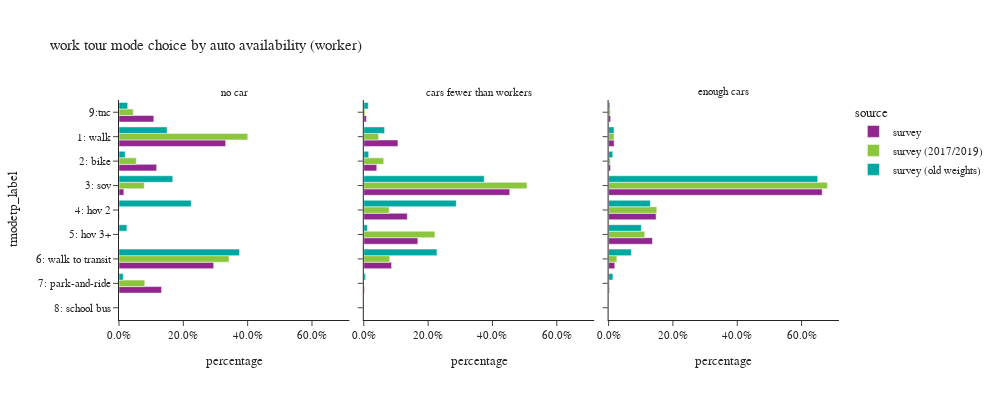

Notebook cell for this chart:
### Code cell
plot_mode_choice(wk_tour.loc[wk_tour['auto_available_worker']!="no worker"],"auto_available_worker",
                 {"auto_available_worker":["no car", "cars fewer than workers","enough cars"],
                     "tmodetp_label":["1: walk","2: bike","3: sov","4: hov 2","5: hov 3+","6: walk to transit",
                                      "7: park-and-ride","8: school bus","9: other–survey only"]},
                 "auto availability (worker)",3,400,1000)

### Figure 1 — Plotly figure (JSON) as saved in the notebook; plotly's stock layout.template omitted (floating-point values rounded to 4 significant figures)
{"data": [{"alignmentgroup": "True", "customdata": [[61], [28], [5], [2], [94], [8], [9]], "hovertemplate": "source=survey<br>auto_available_worker=no car<br>percentage=%{x}<br>tmodetp_label=%{y}<br>sample count=%{customdata[0]}<extra></extra>", "legendgroup": "survey", "marker": {"color": "#91268F", "pattern": {"shape": ""}}, "name": "survey", "offsetgroup": "survey", "orientation": "h", "showlegend": true, "textposition": "auto", "type": "bar", "x": [0.3316, 0.1171, 0.01509, 0.001263, 0.2943, 0.1323, 0.1083], "xaxis": "x", "y": ["1: walk", "2: bike", "3: sov", "4: hov 2", "6: walk to transit", "7: park-and-ride", "9:tnc"], "yaxis": "y"}, {"alignmentgroup": "True", "customdata": [[39], [42], [131], [50], [18], [71], [2], [2]], "hovertemplate": "source=survey<br>auto_available_worker=cars fewer than workers<br>percentage=%{x}<br>tmodetp_label=%{y}<br>sample count=%{customdata[0]}<extra></extra>", "legendgroup": "survey", "marker": {"color": "#91268F", "pattern": {"shape": ""}}, "name": "survey", "offsetgroup": "survey", "orientation": "h", "showlegend": false, "textposition": "auto", "type": "bar", "x": [0.1061, 0.04034, 0.4538, 0.1351, 0.1681, 0.08637, 0.002086, 0.008015], "xaxis": "x2", "y": ["1: walk", "2: bike", "3: sov", "4: hov 2", "5: hov 3+", "6: walk to transit", "7: park-and-ride", "9:tnc"], "yaxis": "y2"}, {"alignmentgroup": "True", "customdata": [[55], [34], [873], [124], [67], [89], [10], [5]], "hovertemplate": "source=survey<br>auto_available_worker=enough cars<br>percentage=%{x}<br>tmodetp_label=%{y}<br>sample count=%{customdata[0]}<extra></extra>", "legendgroup": "survey", "marker": {"color": "#91268F", "pattern": {"shape": ""}}, "name": "survey", "offsetgroup": "survey", "orientation": "h", "showlegend": false, "textposition": "auto", "type": "bar", "x": [0.0172, 0.006044, 0.6642, 0.1478, 0.1365, 0.0192, 0.002659, 0.006426], "xaxis": "x3", "y": ["1: walk", "2: bike", "3: sov", "4: hov 2", "5: hov 3+", "6: walk to transit", "7: park-and-ride", "9:tnc"], "yaxis": "y3"}, {"alignmentgroup": "True", "customdata": [[51], [26], [3], [2], [91], [7], [6]], "hovertemplate": "source=survey (2017/2019)<br>auto_available_worker=no car<br>percentage=%{x}<br>tmodetp_label=%{y}<br>sample count=%{customdata[0]}<extra></extra>", "legendgroup": "survey (2017/2019)", "marker": {"color": "#8CC63E", "pattern": {"shape": ""}}, "name": "survey (2017/2019)", "offsetgroup": "survey (2017/2019)", "orientation": "h", "showlegend": true, "textposition": "auto", "type": "bar", "x": [0.4004, 0.05369, 0.07859, 0.0008123, 0.342, 0.08017, 0.04435], "xaxis": "x", "y": ["1: walk", "2: bike", "3: sov", "4: hov 2", "6: walk to transit", "7: park-and-ride", "9:tnc"], "yaxis": "y"}, {"alignmentgroup": "True", "customdata": [[36], [41], [108], [42], [16], [65], [2]], "hovertemplate": "source=survey (2017/2019)<br>auto_available_worker=cars fewer than workers<br>percentage=%{x}<br>tmodetp_label=%{y}<br>sample count=%{customdata[0]}<extra></extra>", "legendgroup": "survey (2017/2019)", "marker": {"color": "#8CC63E", "pattern": {"shape": ""}}, "name": "survey (2017/2019)", "offsetgroup": "survey (2017/2019)", "orientation": "h", "showlegend": false, "textposition": "auto", "type": "bar", "x": [0.04592, 0.06198, 0.5073, 0.07896, 0.2212, 0.08052, 0.004108], "xaxis": "x2", "y": ["1: walk", "2: bike", "3: sov", "4: hov 2", "5: hov 3+", "6: walk to transit", "9:tnc"], "yaxis": "y2"}, {"alignmentgroup": "True", "customdata": [[54], [40], [852], [127], [62], [95], [10], [4]], "hovertemplate": "source=survey (2017/2019)<br>auto_available_worker=enough cars<br>percentage=%{x}<br>tmodetp_label=%{y}<br>sample count=%{customdata[0]}<extra></extra>", "legendgroup": "survey (2017/2019)", "marker": {"color": "#8CC63E", "pattern": {"shape": ""}}, "name": "survey (2017/2019)", "offsetgroup": "survey (2017/2019)", "orientation": "h", "showlegend": false, "textposition": "auto", "type": "bar", "x": [0.01706, 0.005897, 0.6805, 0.15, 0.1125, 0.02572, 0.002991, 0.005327], "xaxis": "x3", "y": ["1: walk", "2: bike", "3: sov", "4: hov 2", "5: hov 3+", "6: walk to transit", "7: park-and-ride", "9:tnc"], "yaxis": "y3"}, {"alignmentgroup": "True", "customdata": [[165], [38], [13], [14], [4], [403], [3], [19]], "hovertemplate": "source=survey (old weights)<br>auto_available_worker=no car<br>percentage=%{x}<br>tmodetp_label=%{y}<br>sample count=%{customdata[0]}<extra></extra>", "legendgroup": "survey (old weights)", "marker": {"color": "#00A7A0", "pattern": {"shape": ""}}, "name": "survey (old weights)", "offsetgroup": "survey (old weights)", "orientation": "h", "showlegend": true, "textposition": "auto", "type": "bar", "x": [0.1496, 0.01914, 0.1672, 0.2247, 0.02454, 0.3747, 0.01317, 0.02698], "xaxis": "x", "y": ["1: walk", "2: bike", "3: sov", "4: hov 2", "5: hov 3+", "6: walk to transit", "7: park-and-ride", "9:tnc"], "yaxis": "y"}, {"alignmentgroup": "True", "customdata": [[133], [63], [290], [172], [52], [468], [15], [15]], "hovertemplate": "source=survey (old weights)<br>auto_available_worker=cars fewer than workers<br>percentage=%{x}<br>tmodetp_label=%{y}<br>sample count=%{customdata[0]}<extra></extra>", "legendgroup": "survey (old weights)", "marker": {"color": "#00A7A0", "pattern": {"shape": ""}}, "name": "survey (old weights)", "offsetgroup": "survey (old weights)", "orientation": "h", "showlegend": false, "textposition": "auto", "type": "bar", "x": [0.06465, 0.01523, 0.3746, 0.2876, 0.01108, 0.2274, 0.005542, 0.014], "xaxis": "x2", "y": ["1: walk", "2: bike", "3: sov", "4: hov 2", "5: hov 3+", "6: walk to transit", "7: park-and-ride", "9:tnc"], "yaxis": "y2"}, {"alignmentgroup": "True", "customdata": [[169], [88], [1840], [399], [197], [634], [63], [4], [30]], "hovertemplate": "source=survey (old weights)<br>auto_available_worker=enough cars<br>percentage=%{x}<br>tmodetp_label=%{y}<br>sample count=%{customdata[0]}<extra></extra>", "legendgroup": "survey (old weights)", "marker": {"color": "#00A7A0", "pattern": {"shape": ""}}, "name": "survey (old weights)", "offsetgroup": "survey (old weights)", "orientation": "h", "showlegend": false, "textposition": "auto", "type": "bar", "x": [0.01685, 0.01287, 0.6502, 0.1297, 0.1018, 0.07065, 0.01335, 0.0003488, 0.004238], "xaxis": "x3", "y": ["1: walk", "2: bike", "3: sov", "4: hov 2", "5: hov 3+", "6: walk to transit", "7: park-and-ride", "8: school bus", "9:tnc"], "yaxis": "y3"}], "layout": {"annotations": [{"font": {}, "showarrow": false, "text": "no car", "x": 0.16, "xanchor": "center", "xref": "paper", "y": 1.0, "yanchor": "bottom", "yref": "paper"}, {"font": {}, "showarrow": false, "text": "cars fewer than workers", "x": 0.5, "xanchor": "center", "xref": "paper", "y": 1.0, "yanchor": "bottom", "yref": "paper"}, {"font": {}, "showarrow": false, "text": "enough cars", "x": 0.84, "xanchor": "center", "xref": "paper", "y": 1.0, "yanchor": "bottom", "yref": "paper"}], "barmode": "group", "height": 400, "legend": {"title": {"text": "source"}, "tracegroupgap": 0}, "title": {"text": "work tour mode choice by auto availability (worker)"}, "width": 1000, "xaxis": {"anchor": "y", "domain": [0.0, 0.32], "tickformat": ".1%", "title": {"text": "percentage"}}, "xaxis2": {"anchor": "y2", "domain": [0.34, 0.66], "matches": "x", "tickformat": ".1%", "title": {"text": "percentage"}}, "xaxis3": {"anchor": "y3", "domain": [0.68, 1.0], "matches": "x", "tickformat": ".1%", "title": {"text": "percentage"}}, "yaxis": {"anchor": "x", "categoryarray": ["9: other–survey only", "8: school bus", "7: park-and-ride", "6: walk to transit", "5: hov 3+", "4: hov 2", "3: sov", "2: bike", "1: walk"], "categoryorder": "array", "domain": [0.0, 1.0], "title": {"text": "tmodetp_label"}}, "yaxis2": {"anchor": "x2", "domain": [0.0, 1.0], "matches": "y", "showticklabels": false}, "yaxis3": {"anchor": "x3", "domain": [0.0, 1.0], "matches": "y", "showticklabels": false}}}
